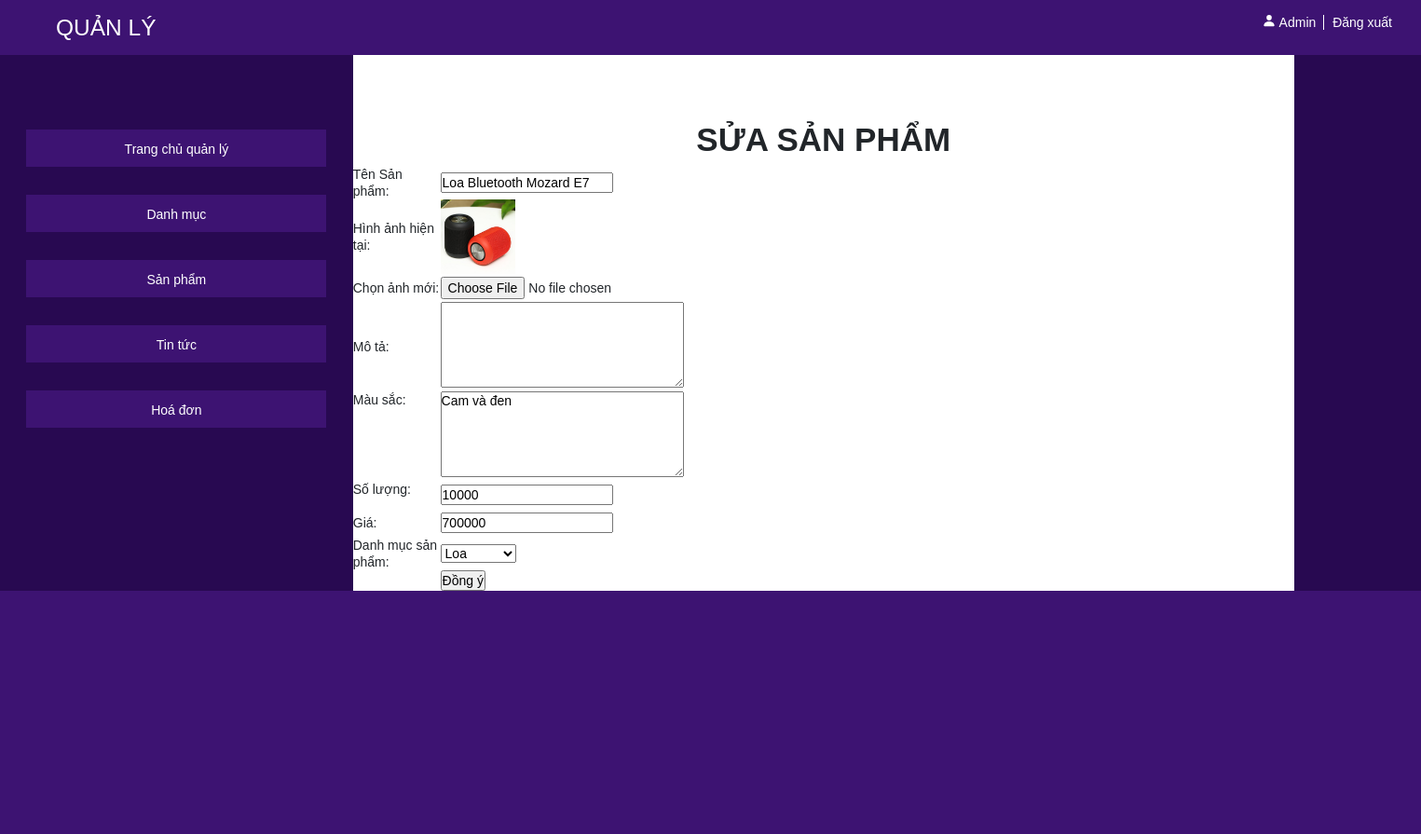
/Admin/Index.php?module=sanpham&act=edit&id=7, run on the app's committed database.
### tables this page shows
CREATE TABLE `san_pham` (
  `id_san_pham` int(11) NOT NULL,
  `ten_san_pham` varchar(255) NOT NULL,
  `anh_san_pham` varchar(500) NOT NULL,
  `mo_ta` mediumtext NOT NULL,
  `mau_sac` varchar(255) NOT NULL,
  `so_luong` int(11) NOT NULL,
  `gia` float NOT NULL,
  `id_danh_muc` int(11) NOT NULL
);

### Admin/Models/clsDatabase.php (called while the page is built, shortened)
<?php
class clsDatabase{
    public $conn = NULL;
    function __construct()
    {
        $servername = "localhost:3306";
        $user = "root";
        $pass = "";
        try{
            $this->conn = new PDO("mysql:host=$servername;dbname=dien_may_xanh",$user,$pass);
            $this->conn->query("SET NAMES UTF8");
        }
        catch(PDOException $e){
            echo "<p>" . $e->getMessage() . "</p>";
            die ("<p>LỖI KẾT NỐI CSDL</p>");
        }
    }
    function ThucthiSQL($sql, $param=NULL)
    {
        $ketqua=FALSE;
        $this->pdo_stm = $this->conn->prepare($sql);
        if($param==NULL)
            $ketqua = $this->pdo_stm->execute();
        else
            $ketqua = $this->pdo_stm->execute($param);
        return $ketqua;
    }
}
?>

### Admin/Models/clsSanPham.php (called while the page is built, shortened)
<?php
require_once("clsDatabase.php");
class clsSanPham extends clsDatabase
{
    function __construct()
    {
        parent::__construct();
    }
    public function TimSPTheoID($id)
    {
        $sql = "SELECT sp.*, dm.ten_danh_muc FROM san_pham as sp, danh_muc as dm WHERE sp.id_danh_muc = dm.id_danh_muc AND id_san_pham = ?";
        $param = [$id];
        $ketqua = $this->ThucthiSQL($sql,$param);
        if($ketqua==TRUE)
            $this->data = $this->pdo_stm->fetch();
        return $ketqua;
    }
}
?>

### Admin/Models/clsDanhMuc.php (called while the page is built, shortened)
<?php
require_once("clsDatabase.php");
class clsDanhMuc extends clsDatabase
{
    public function LayDSDanhMuc()
    {
        $sql = "SELECT * FROM danh_muc ORDER BY stt";
        $ketqua = $this->ThucthiSQL($sql);
        if($ketqua==TRUE)
            $this->data = $this->pdo_stm->fetchAll();
        return $ketqua;
    }
}
?>

### Admin/Models/clsThuVien.php (the view, shortened to what this page needs)
<?php
class clsThuVien
{
    public function ShowOptions($rows, $tencotValue, $tencotLabel, $selectedValue)
    {
        foreach($rows as $row)
        {
            $value = $row[$tencotValue];
            $label = $row[$tencotLabel];
            if($value==$selectedValue)
                echo "\n<option value=\"$value\" selected> $label </option>";
            else
                echo "\n<option value=\"$value\" > $label </option>";
        }
    }
}
?>

### Admin/ViewS/SanPham/vEditSP.php (shortened to what this page needs)
<div class="text-header"><h1>SỬA SẢN PHẨM</h1></div>
<?php
$row = $sanpham->data;
?>
<form name="form1" method="post" action="?module=<?=$module?>&act=xledit" enctype="multipart/form-data">
    <table width="400" border="0" align="center" cellpadding="0" cellspacing="0">
        <tr>
            <td width="150" height="30">Tên Sản phẩm:</td>
            <td width="350"><input type="text" name="tensp" id="tensp" value="<?=$row["ten_san_pham"]?>"></td>
        </tr>
        <tr>
            <td height="30">Hình ảnh hiện tại:</td>
            <td>
                <img src="Assets/IMG/SanPham/<?=$row["anh_san_pham"]?>" width="80">
            </td>
        </tr>
        <tr>
            <td height="30">Chọn ảnh mới:</td>
            <td>
                <input type="file" name="img" id="img">
            </td>
        </tr>
        <tr>
            <td height="30">Mô tả:</td>
            <td><textarea type="text" name="mota" id="mota" rows="5" cols="30"><?=$row["mo_ta"]?></textarea></td>
        </tr>
            <tr>
            <td height="30" valign="top">Màu sắc:</td>
            <td><textarea name="mau" id="mau" rows="5" cols="30"><?=$row["mau_sac"]?></textarea></td>
        </tr>
        <tr>
            <td height="30" valign="top">Số lượng:</td>
            <td><input name="soluong" id="soluong" value="<?=$row["so_luong"]?>"></input></td>
        </tr>
        <tr>
            <td height="30">Giá:</td>
            <td><input type="text" name="gia" id="gia" value="<?=$row["gia"]?>"></td>
        </tr>
        <tr>
            <td height="30">Danh mục sản phẩm:</td>
            <td>
            <?php
                $rows = $danhmuc->data;
            ?>
            <select name="danh_muc" id="danh_muc">
                <?php
                    $thuvien->ShowOptions($rows, "id_danh_muc", "ten_danh_muc", $row["id_danh_muc"]);
                ?>
            </select>
            </td>
        </tr>
        <tr>
            <td></td>
            <td><input type="submit" name="btn" id="btn" value="Đồng ý"></td>
        </tr>
    </table>
</form>

### Admin/Assets/CSS/style.css (style rules this page uses)
* { font-size:12px; font:14px/18px Arial,Helvetica,sans-serif; margin:0px; padding:0px; box-sizing:border-box; }
.text-header { text-align: center; margin-top: 70px; }
.text-header h1 { font-weight: bold; }

### data on the page
san_pham: tensp "Loa Bluetooth Mozard E7", anh_san_pham (picture), mau "Cam và đen", soluong "10000", gia "700000"

### other printed values
form field danh_muc "Loa"
